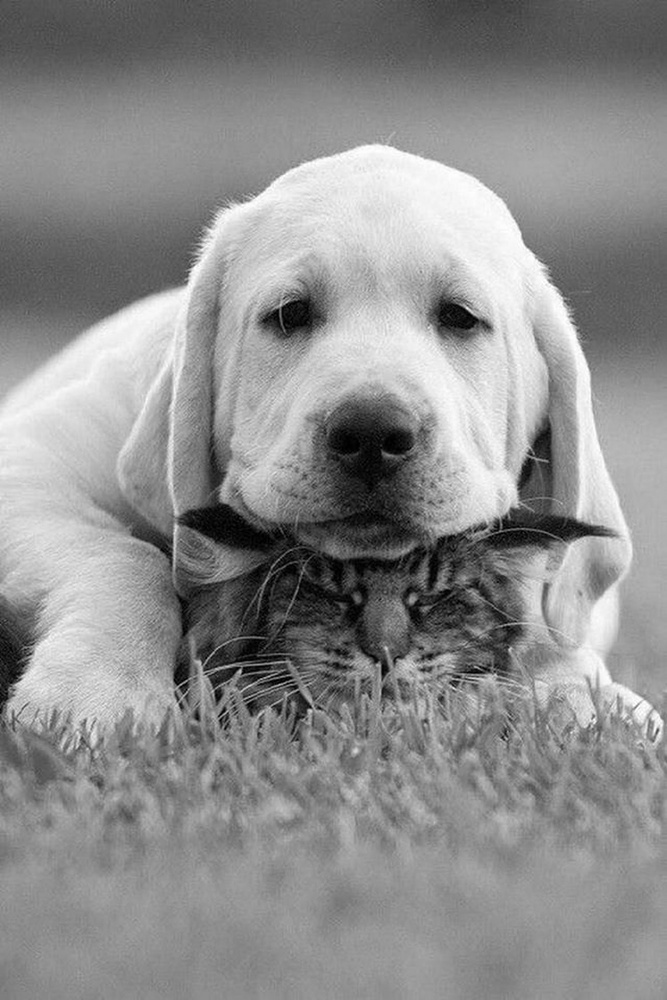
#> input picture example.jpg, 667 x 1000 px, shrunk from 1590 x 2385 before the run
$ python QPSK.py
#> lines starting #> are read from the running program, lines starting #| are printed output that depends on the picture; after the words box and inside, x2 and y2 are one past the last pixel; in counts of white or black regions, pixels touching at a corner belong together
import numpy as numpy
import cv2
import matplotlib.pyplot as plt
from matplotlib.ticker import NullFormatter
from scipy.special import erfc
import sys
import logging
logging.basicConfig(stream=sys.stderr, level=logging.DEBUG)

#size of constellation (N symbols per frame; N frames per constellation)
N=64

image = cv2.imread('example.jpg', 0)  # wczytanie pliku jpg
#> image is the input picture: shape (1000, 667); min 0, max 255, mean 141.7

_, bw_img = cv2.threshold(image, 127, 255, cv2.THRESH_BINARY)  # konwersja na tablice binara
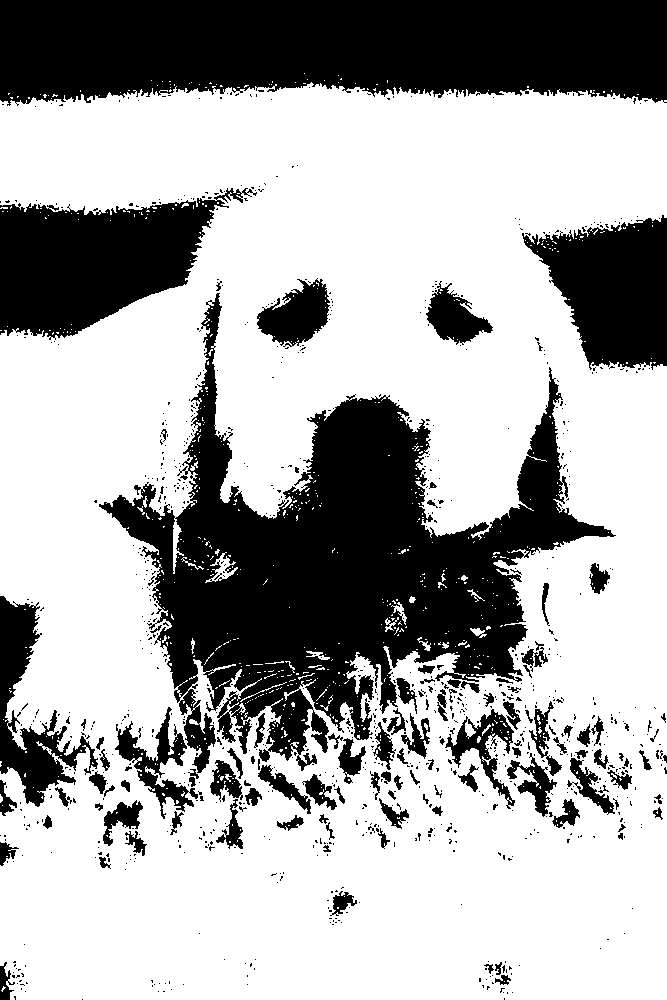
#> bw_img: shape (1000, 667); 66.7% white; 992 black regions (871 under 20 px), largest, box (x1, y1, x2, y2) and area: (99, 293, 616, 773) 88104, (0, 0, 667, 106) 62104, (0, 188, 257, 340) 21681
#cv2.imshow("Binary Image",bw_img) #testowe wyswietlenie przekonwertowanego obrazu

data_bin = numpy.empty([len(bw_img), len(bw_img[0])])
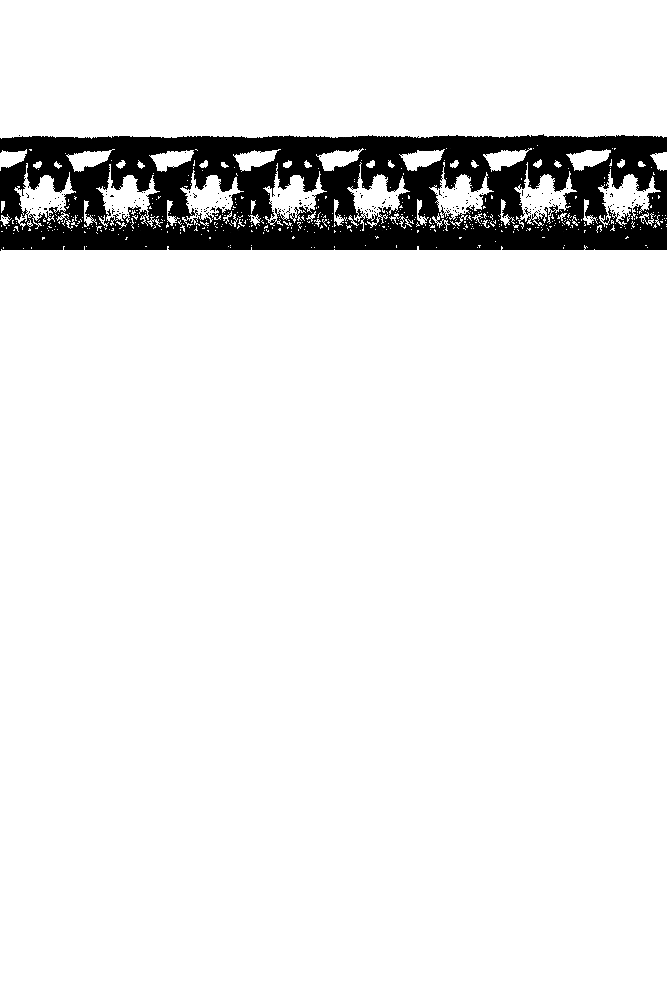
#> data_bin: shape (1000, 667) float64; 8.13% of the values are NaN or infinite; the others: min -5.83e+303, max 7.75e-304, mean -1.27e+301; drawn with min black, max white, NaN and infinite black
# zamiana wszystkich 255 na 1
for i in range(len(bw_img)):
    for j in range(len(bw_img[i])):
        if bw_img[i][j] > 0:
            data_bin[i][j] = 1
        else:
            data_bin[i][j] = 0

print(data_bin)
#> (printed output is left out)
data_len = len(data_bin)
#> data_len = 1000
print("Długość przesyłanego ciągu bitów: ")
print(data_len * len(data_bin[0]))
#| 667000

# próba zwężenia do macierzy 2D

x= numpy.array(data_bin).flatten()
y= numpy.array(data_bin).flatten()
#x=2*numpy.random.random_integers(0,1,(N,N))-1 #real part of symbol matrix 's'
#y=2*numpy.random.random_integers(0,1,(N,N))-1 #imaginary part of symbol matrix 's'

s=x+1j*y #complex matrix (x+y) of QPSK symbols
t,w=(numpy.empty((N,N), dtype=complex) for i in range(2)) #generate two empty, NxN arrays for use later


logging.debug('s=%s',s)

# definitions for the plot axes
left, width=0.1,0.65
bottom, height=0.1,0.65
bottom_h=left_h=left+width+0.02

rect_scatter=[left,bottom,width,height]
rect_histx=[left,bottom_h,width,0.2]
rect_histy=[left_h,bottom,0.2,height]

# start with a rectangular figure
plt.figure(1, figsize=(8,8))

# set up plots
axScatter=plt.axes(rect_scatter)
axHistx=plt.axes(rect_histx)
axHisty=plt.axes(rect_histy)

# no axis labels for box plots
axHistx.xaxis.set_major_formatter(NullFormatter())
axHisty.yaxis.set_major_formatter(NullFormatter())

# Generate SNR scale factor for AWGN generation:
error_sum=0.0 # initialize counter to zero to be used in BER calculation

SNR_MIN=-10
SNR_MAX=10
SNR=SNR_MAX # desired SNR used to determine noise power

Eb_No_lin=10**(SNR/10.0) # convert SNR to decimal

logging.debug('Eb_No_lin=%s',Eb_No_lin)

No=1.0/Eb_No_lin # Linear power of the noise; average signal power = 1 (0dB)
scale=numpy.sqrt(No/2) # variable to scale random noise values in AWGN loop

logging.debug('No=%s',No)
logging.debug('scale=%s',scale)

# loop through each frame, modulate, add gaussian noise (AWGN) then decode back in symbols
for i in range(N):
	n=numpy.fft.ifftn(numpy.random.normal(scale=scale, size=N)+1j*numpy.random.normal(scale=scale, size=N)) # array of noise
	#n=0 # uncomment here and comment above if you want to remove all noise
	logging.debug('n[%s]=\n%s',i,n)
	t[i]=numpy.fft.ifftn(s[i])
	w[i]=numpy.fft.fftn(t[i]+n) # add noise here

	# decode received signal + noise back into bins/symbols
	z=numpy.sign(numpy.real(w[i]))+1j*numpy.sign(numpy.imag(w[i]))
	logging.debug('z of loop %s=\n%s',i,z)
	logging.debug('z!=s[%s]=\n%s',i,z!=s[i])

	# find errors
	err=numpy.where(z != s[i])
	logging.debug('err[%s]=\n%s',i,err)

	# add up errors per frame
	error_sum+=float(len(err[0]))
	logging.debug('error_sum[%s]=\n%s',i,error_sum)
#> this loop made 64 passes
#> error_sum on passes 1 to 12: 64, 128, 192, 256, 320, 384, 448, 512, 576, 640, 704, 768
#> after the loop, error_sum = 4096

# show total error for entire NxN message
BER=error_sum/N**2
#> BER = 1
logging.debug('Final error_sum = %s out of a total possible %s symbols',error_sum,N**2)
logging.debug('Total BER=%s',BER)

# scatter plot:
axScatter.scatter(numpy.real(w),numpy.imag(w))

# draw axes at origin
axScatter.axhline(0, color='black')
axScatter.axvline(0, color='black')

# add title (at x-axis) to scatter plot
#title = 'Zero noise'
title = 'SNR = %sdB with a BER of %s' % (SNR,BER)
#> title = 'SNR = 10dB with a BER of 1.0'
axScatter.xaxis.set_label_text(title)

# now determine nice limits by hand:
binwidth = 0.25 # width of histrogram 'bins'
xymax = numpy.max( [numpy.max(numpy.fabs(numpy.real(w))), numpy.max(numpy.fabs(numpy.imag(w)))] ) # find abs max symbol value; nominally 1
#> xymax = 0.85
lim = ( int(xymax/binwidth) + 1) * binwidth # create limit that is one 'binwidth' greater than 'xymax'
#> lim = 1

axScatter.set_xlim( (-lim, lim) ) # set the data limits for the xaxis -- autoscale
axScatter.set_ylim( (-lim, lim) ) # set the data limits for the yaxis -- autoscale

bins = numpy.arange(-lim, lim + binwidth, binwidth) # create bins 'binwidth' apart between -lin and +lim -- autoscale
axHistx.hist(numpy.real(w), bins=bins) # plot a histogram - xaxis are real values
axHisty.hist(numpy.imag(w), bins=bins, orientation='horizontal') # plot a histogram - yaxis are imaginary values

axHistx.set_xlim( axScatter.get_xlim() ) # set histogram axes to match scatter plot axes limits
axHisty.set_ylim( axScatter.get_ylim() ) # set histogram axes to match scatter plot axes limits

plt.show()
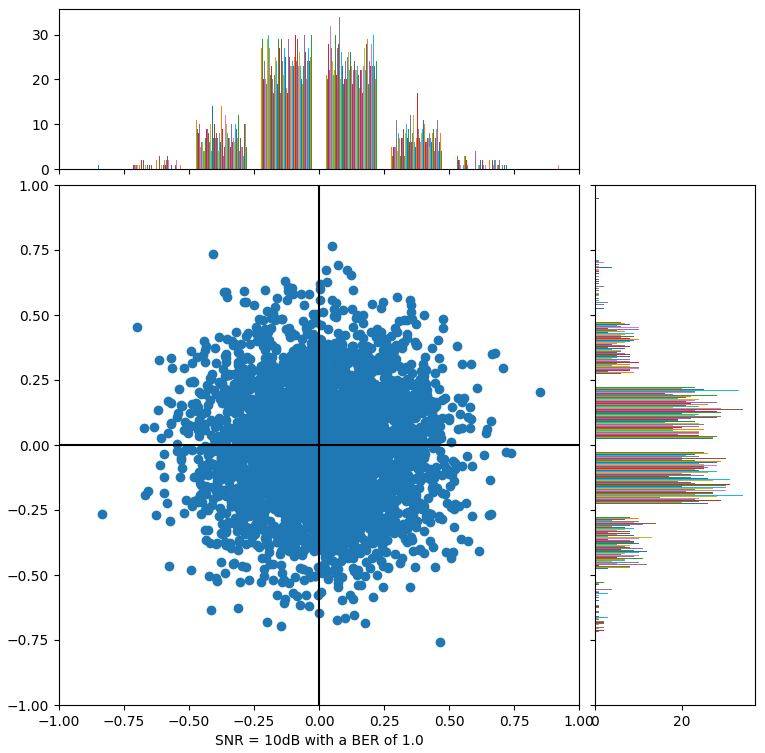
#> figure drawn by matplotlib, 3 panels
